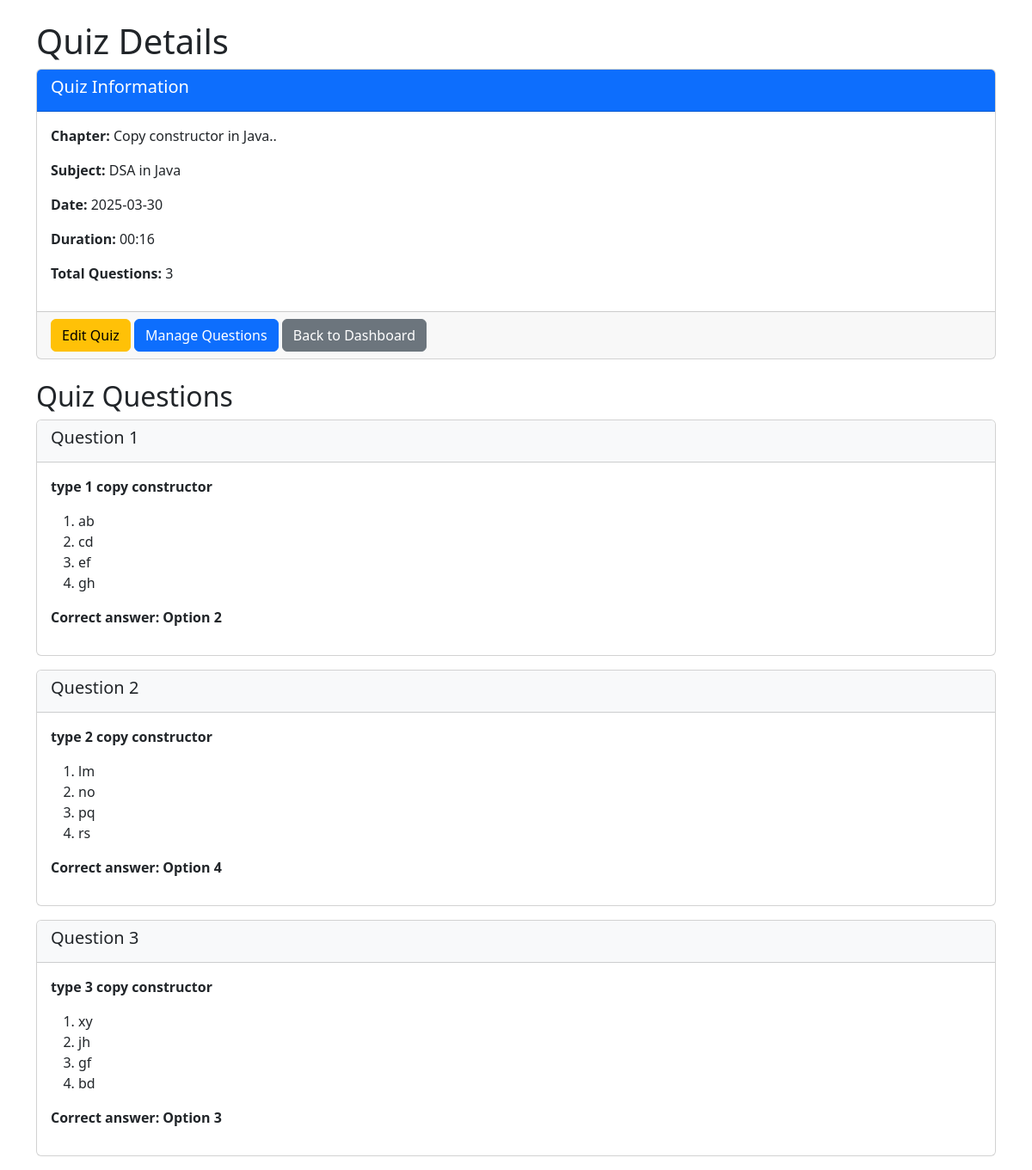
The app's page /view_quiz/1 (signed in) with its own data.
### models.py (models this page shows)
class Chapter(db.Model):
    __tablename__ = 'chapters'
    id = db.Column(db.Integer, primary_key=True)
    name = db.Column(db.String(100), nullable=False)
    subject_id = db.Column(db.Integer, db.ForeignKey('subjects.id'), nullable=False)
    questions = db.relationship('Question', backref='chapter', lazy=True, cascade='all, delete-orphan')
    quizzes = db.relationship('Quiz', backref='chapter', lazy=True, cascade='all, delete-orphan')

class Subject(db.Model):
    __tablename__ = 'subjects'
    id = db.Column(db.Integer, primary_key=True)
    name = db.Column(db.String(100), nullable=False)
    desc = db.Column(db.String(200), nullable=False)
    chapters = db.relationship('Chapter', backref='subject', lazy=True, cascade='all, delete-orphan')

class Quiz(db.Model):
    __tablename__ = 'quizzes'
    id = db.Column(db.Integer, primary_key=True)
    chapter_id = db.Column(db.Integer, db.ForeignKey('chapters.id'), nullable=False)
    date_of_quiz = db.Column(db.DateTime, default=datetime.utcnow)
    time_duration = db.Column(db.String(10))
    questions = db.relationship('QuizQuestion', backref='quiz', lazy=True,cascade='all, delete-orphan')
    attempts = db.relationship('QuizAttempt', backref='quiz', lazy=True, cascade='all, delete-orphan')

class QuizQuestion(db.Model):
    __tablename__ = 'quiz_question'
    id = db.Column(db.Integer, primary_key=True)
    quiz_id = db.Column(db.Integer, db.ForeignKey('quizzes.id', ondelete='CASCADE'), nullable=False)
    question_id = db.Column(db.Integer, db.ForeignKey('questions.id', ondelete='CASCADE'), nullable=False)
    question_order = db.Column(db.Integer, default=0)

class Question(db.Model):
    __tablename__ = 'questions'
    id = db.Column(db.Integer, primary_key=True)
    question_text = db.Column(db.String(500), nullable=False)
    option1 = db.Column(db.String(200), nullable=False)
    option2 = db.Column(db.String(200), nullable=False)
    option3 = db.Column(db.String(200), nullable=False)
    option4 = db.Column(db.String(200), nullable=False)
    correct_option = db.Column(db.String(200), nullable=False)
    chapter_id = db.Column(db.Integer, db.ForeignKey('chapters.id', ondelete='CASCADE'), nullable=False)
    quiz_assignments = db.relationship('QuizQuestion', backref='question', lazy=True, cascade='all, delete-orphan')

### controllers/default_controllers.py (the view)
@app.route('/view_quiz/<int:quiz_id>')
def view_quiz(quiz_id):
    if 'admin_name' not in session:
        flash('You need to log in as admin first.', 'warning')
        return redirect(url_for('home'))
    quiz = Quiz.query.get_or_404(quiz_id)
    chapter = Chapter.query.get(quiz.chapter_id)
    subject = None
    if chapter:
        subject = Subject.query.get(chapter.subject_id)
    questions = QuizQuestion.query.filter_by(quiz_id=quiz_id).all()
    return render_template('view_quiz.html',
                          quiz=quiz,
                          chapter=chapter,
                          subject=subject,
                          questions=questions)

### templates/view_quiz.html (shortened to what this page needs)
<!DOCTYPE html>
<html lang="en">
<head>
    <link href="https://cdn.jsdelivr.net/npm/bootstrap@5.3.0-alpha1/dist/css/bootstrap.min.css" rel="stylesheet">
</head>
<body>
    <div class="container mt-4">
        <h1>Quiz Details</h1>
        <div class="card mb-4">
            <div class="card-header bg-primary text-white">
                <h5>Quiz Information</h5>
            </div>
            <div class="card-body">
                <p><strong>Chapter:</strong> {{ chapter.name }}</p>
                <p><strong>Subject:</strong> {{ subject.name }}</p>
                <p><strong>Date:</strong> {{ quiz.date_of_quiz.strftime('%Y-%m-%d') }}</p>
                <p><strong>Duration:</strong> {{ quiz.time_duration }}</p>
                <p><strong>Total Questions:</strong> {{ quiz.questions|length }}</p>
            </div>
            <div class="card-footer">
                <a href="{{ url_for('edit_quiz', quiz_id=quiz.id) }}" class="btn btn-warning">
                     Edit Quiz
                </a>
                <a href="{{ url_for('add_quiz_questions', quiz_id=quiz.id) }}" class="btn btn-primary">
                     Manage Questions
                </a>
                <a href="{{ url_for('admin_dashboard') }}" class="btn btn-secondary">
                     Back to Dashboard
                </a>
            </div>
        </div>
        <h2>Quiz Questions</h2>
        {% if quiz.questions %}
            {% for quiz_question in quiz.questions %}
                {% set question = quiz_question.question %}
                <div class="card mb-3">
                    <div class="card-header bg-light">
                        <h5>Question {{ loop.index }}</h5>
                    </div>
                    <div class="card-body">
                        <p><strong>{{ question.question_text }}</strong></p>
                        <ol type="1">
                            <li>{{ question.option1 }}</li>
                            <li>{{ question.option2 }}</li>
                            <li>{{ question.option3 }}</li>
                            <li>{{ question.option4 }}</li>
                        </ol>
                        <p><strong>Correct answer: Option {{ question.correct_option }}</strong></p>
                    </div>
                </div>
            {% endfor %}
        {% else %}
            <div class="alert alert-warning">No questions have been added to this quiz.</div>
        {% endif %}
    </div>
</body>
</html>

### records on screen
Chapter: name "Copy constructor in Java.."
Subject: name "DSA in Java"
Quiz: date_of_quiz "2025-03-30", time_duration "00:16"
Question: question_text "type 1 copy constructor", option1 "ab", option2 "cd", option3 "ef", option4 "gh", correct_option "2"
Question: question_text "type 2 copy constructor", option1 "lm", option2 "no", option3 "pq", option4 "rs", correct_option "4"
Question: question_text "type 3 copy constructor", option1 "xy", option2 "jh", option3 "gf", option4 "bd", correct_option "3"

### other values on screen
{{ quiz.questions|length }} "3"
